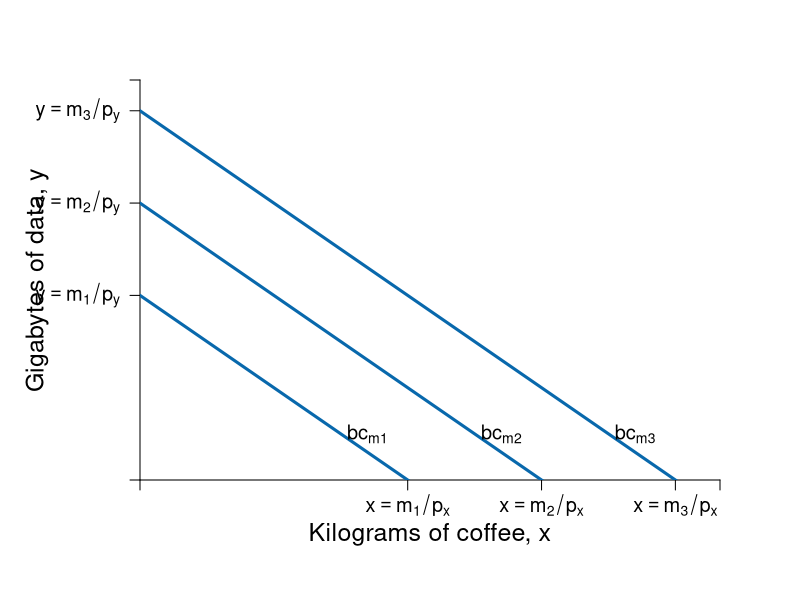

Reproduce this figure in R.
require(shape)
pdf(file = "indmarketdemand/budget_incomechange.pdf", width = 9, height = 7)

#Set parameters for graphics
axislabelsize <- 1.5
labelsize <- 1.2
graphlinewidth <- 3
segmentlinewidth <- 2


COL <- c("#7fc97f", "#beaed4", "#fdc086", "#ffff99", "#386cb0", "#f0027f", "#bf5b17", "#666666")
COLA <- c("#99d8c9","#66c2a4","#41ae76", "#238b45", "#005824")
COLB <- c("#4eb3d3", "#2b8cbe", "#0868ac","#084081")

#Edited the margins to cater for the larger LHS labels
par(mar =  c(6, 7, 4, 4))

bcA <- function(x, w = 20, p = 2) {
  w - p*x
}


xlims <- c(0, 13)
ylims <- c(0, 13)

npts <- 501 
x <- seq(xlims[1], xlims[2], length.out = npts)
y <- seq(ylims[1], ylims[2], length.out = npts) 
a <- c(13, 15, 17)

plot(0, 0, xlim = xlims, ylim = ylims, type = "n",
     xlab = expression(paste("")),
     ylab = expression(paste("")), 
     xaxt = "n", 
     yaxt = "n", 
     cex.lab = axislabelsize, 
     bty = "n",
     xaxs="i", 
     yaxs="i")

# ticksy <- seq(from = 0, to = ylims[2], by = 2)
# ylabels <- seq(from = 0, to = ylims[2], by = 2)
# ticksx <- seq(from = 0, to = xlims[2], by = 2)
# xlabels <- seq(from = 0, to = xlims[2], by = 2)
ticksy <- c(0, 6, 9, 12, ylims[2])
ylabels <- c(NA, expression(paste(y==m[1]/p[y])), expression(paste(y == m[2]/p[y])), expression(paste(y == m[3]/p[y])), NA)
ticksx <- c(0, 6, 9, 12, xlims[2])
xlabels <- c(NA, expression(paste(x == m[1]/p[x])), expression(paste(x == m[2]/p[x])), expression(paste(x == m[3]/p[x])), NA)

axis(1, at = ticksx, pos = 0, labels = xlabels, cex.axis = labelsize)
axis(2, at = ticksy, pos = 0, labels = ylabels, las = 1, cex.axis = labelsize)

npts <- 500 
xx1 <- seq(xlims[1], xlims[2], length.out = npts)

lines(xx1, bcA(xx1, w = 12, p = 1), col = COLB[3], lwd = graphlinewidth)
lines(xx1, bcA(xx1, w = 6, p = 1), col = COLB[3], lwd = graphlinewidth)
lines(xx1, bcA(xx1, w = 9, p = 1), col = COLB[3], lwd = graphlinewidth)
#lines(xx1, indiffA1(xx1, uA = 20, rmax = 2.5, xmax = 10), col = COLB[4], lwd = graphlinewidth)


#Label Axes
mtext(expression(paste("Kilograms of coffee, ", x)), side=1, line = 2.5, cex = axislabelsize)
text(-2.3, 0.5*ylims[2], expression(paste("Gigabytes of data, ", y)), xpd = TRUE, cex = axislabelsize, srt = 90) 

#Label the iso-welfare functions for the HG, Aisha
text(5.1, 1.5, expression(bc[m1]), cex = labelsize)
text(8.1, 1.5, expression(bc[m2]), cex = labelsize)
text(11.1, 1.5, expression(bc[m3]), cex = labelsize)


dev.off()
